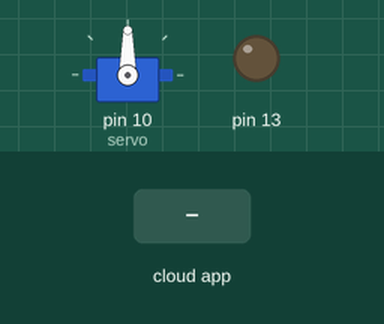
This sketch was run on a simulated Arduino Uno, built with avr-gcc and run on an emulated ATmega328P. Parts: servo, output pins drawn as LEDs (lit = HIGH). The test bench sets the inputs (shaded band). The ROS host is connected and sends only what is stated.

Above: at 1.2 s.
1.3 s: the phone or cloud app sets servo to 0
At 1.7 s:
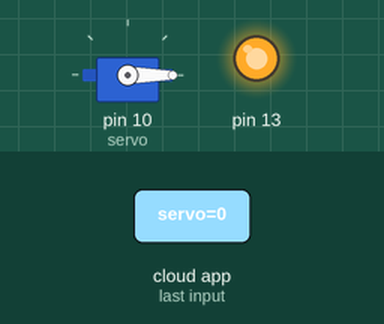
2.8 s: the phone or cloud app sets servo to 45
At 4.0 s:
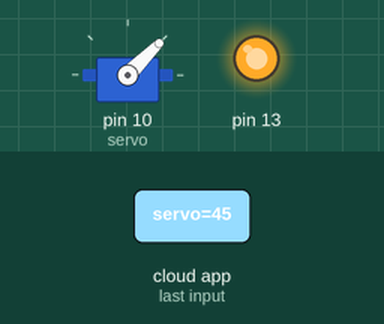
4.3 s: the phone or cloud app sets servo to 90
At 5.5 s:
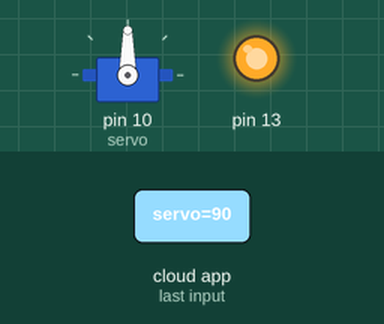
5.8 s: the phone or cloud app sets servo to 180
At 7.0 s:
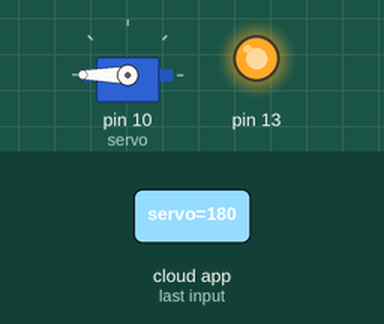
Timing chart, 0 to 8.3 s (numbered marks = the images above; inputs shaded):
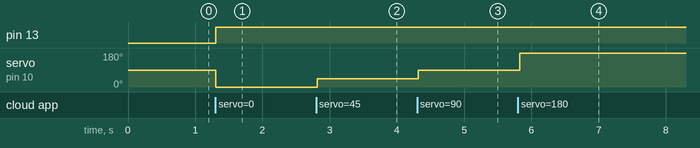

Measured:
- after the input at 1.3 s, pin 13: LOW → HIGH at once; servo on pin 10 (servo): 90° → 0° at once
- after the input at 2.8 s, servo on pin 10 (servo): 0° → 45° at once
- after the input at 4.3 s, servo on pin 10 (servo): 45° → 90° at once
- after the input at 5.8 s, servo on pin 10 (servo): 90° → 180° at once

The sketch:

servo.ino
```cpp
#include <ros.h>
#include <Servo.h>
#include <std_msgs/Int16.h>

ros::NodeHandle nh;

Servo servo;

void cb( const std_msgs::Int16& angle)
{
  servo.write(angle.data);
  digitalWrite(13,HIGH);
}
ros::Subscriber<std_msgs::Int16> sub("servo", cb);

void setup() {
  // put your setup code here, to run once:
  pinMode(13,OUTPUT);
  nh.initNode();
  nh.subscribe(sub);
  servo.attach(10);

}

void loop() {
  // put your main code here, to run repeatedly"
  nh.spinOnce();
  delay(100);
}
```
